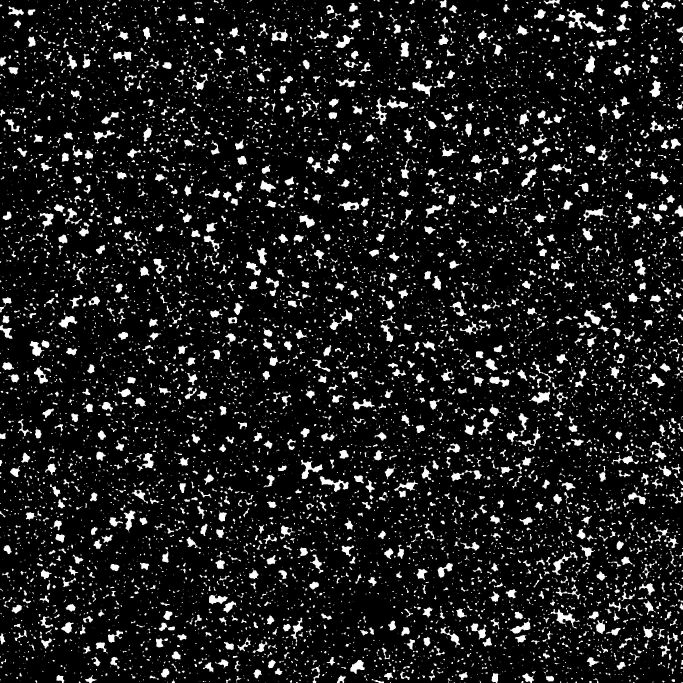
%> input picture Matlab Code/Pre-processing Stage/Single Particle Picking Evaluation Part/Expermental Results/FCM Clustering Images/ALDH7A1_UF_A3__0001.tif, 2048 x 2048 px (shown at 1/3 size)
$ octave AutoPicker_Demo.m   (GNU Octave 9; MATLAB toolbox functions it lacks are replaced by stand-ins)
%> lines starting %> are read from the running program, lines starting %| are printed output that depends on the picture
### Matlab Code/Pre-processing Stage/Signle Particle Detection_Demo/MRC Dataset/Our_Clustering1.m
function [cluster_image] = Our_Clustering1(im)
%UNTITLED Summary of this function goes here
%   Detailed explanation goes here
% douple the image
img=double(im);

[row,col,color_mp]= size(img);

% Convert the image from 2D to 1D image space...
img_vector = img(:);

% specify number of clusters
Clusters=4;

Cluster = cell(1,Clusters);
Cluster(:) = {zeros(size(img_vector,1),1);};

% Range
range = max(img_vector) - min(img_vector);

% Determine the # of steps
stepv = range/Clusters;
% Cluster initialization
K=stepv:stepv:max(img_vector);

for ii=1:size(img_vector,1)
    difference = abs(K-img_vector(ii));
    [y,ind]=min(difference);
    Cluster{ind}(ii)=img_vector(ii);
end

cluster_1=reshape(Cluster{1,1},[row col]);
C1=cluster_1;C1(cluster_1~=0)=1;
cluster_2=reshape(Cluster{1,2},[row col]);
C2=cluster_2;C2(cluster_2~=0)=2;
cluster_3=reshape(Cluster{1,3},[row col]);
C3=cluster_3;C3(cluster_3~=0)=3;
cluster_4=reshape(Cluster{1,4},[row col]);
C4=cluster_4;C4(cluster_4~=0)=4;
%
figure;suptitle('Clustering using Our Clustering');
subplot 221; imshow(C1);title('Cluster #1');
subplot 222; imshow(C2);title('Cluster #2');
subplot 223; imshow(C3);title('Cluster #3');
subplot 224; imshow(C4);title('Cluster #4');
%%
cluster1=bwareaopen(cluster_4,150);
figure; imshow(cluster1);title('CryoEM-Binary Mask Image');
binIM=cluster1;
SE=strel('disk',1);
cluster2=imdilate(binIM,SE);
k=imfill(cluster2,'holes');
BW = imclose(k,SE);imshow(BW,[]);
cluster3=bwareaopen(BW,50);
figure; imshow(cluster3);title('CryoEM-Binary Mask Image');
cluster_image=cluster3;

end

### Matlab Code/Pre-processing Stage/Signle Particle Detection_Demo/MRC Dataset/AutoPicker_Demo.m
clc; close all; clear all;

[img,path]=uigetfile('*.tif','Select an Image');
%> the answer given: ../../Single Particle Picking Evaluation Part/Expermental Results/FCM Clustering Images/ALDH7A1_UF_A3__0001.tif
% open the directory box
str=strcat(path,img);

% read the MRI image from the spesific directory
MRC=imread(str);
%> MRC is the input picture: size 2048x2048 uint8; min 0, max 255, mean 27.8
% imshow(input_im);
% FILE_NAME='ALDH7A1_UF_A3__0001.tif';
% MRC=imread(FILE_NAME);
z=mat2gray(MRC);
figure;imshow(z);title('CryoEM Image')

originalImage=MRC;
Inormalized = double(originalImage)./double(max(originalImage(:)));
figure;imshow(Inormalized);title('Original Cryo-EM Image')

limit=stretchlim(Inormalized);
%> limit = [0; 1]
ad=imadjust(Inormalized,[limit(1) limit(2)]);
figure;imshow(ad);title('CTF Image Adjusment')

I = histeq(ad);
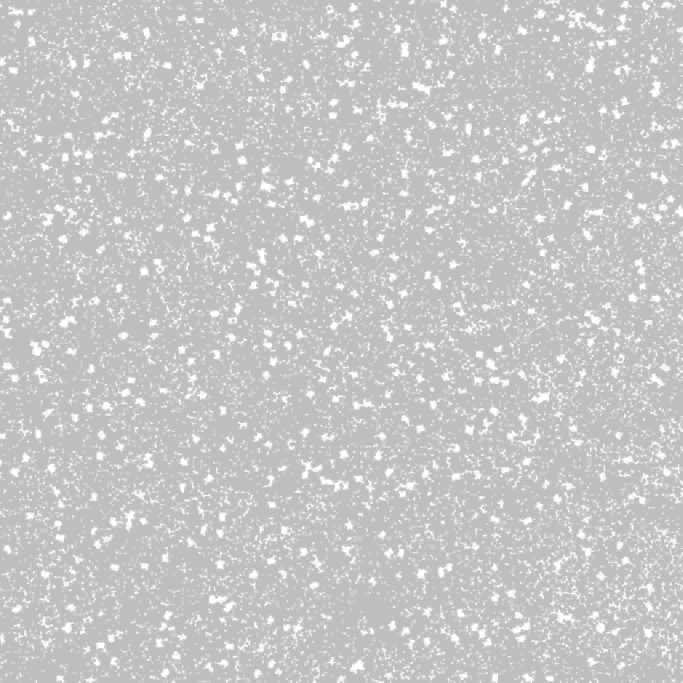
%> I: size 2048x2048 double (shown at 1/3 size); min 0.746, max 1, mean 0.781
K = wiener2(I,[3 3]);
% subplot(3,3,2); imshow(K);title('Restored Image');
I = histeq(K);
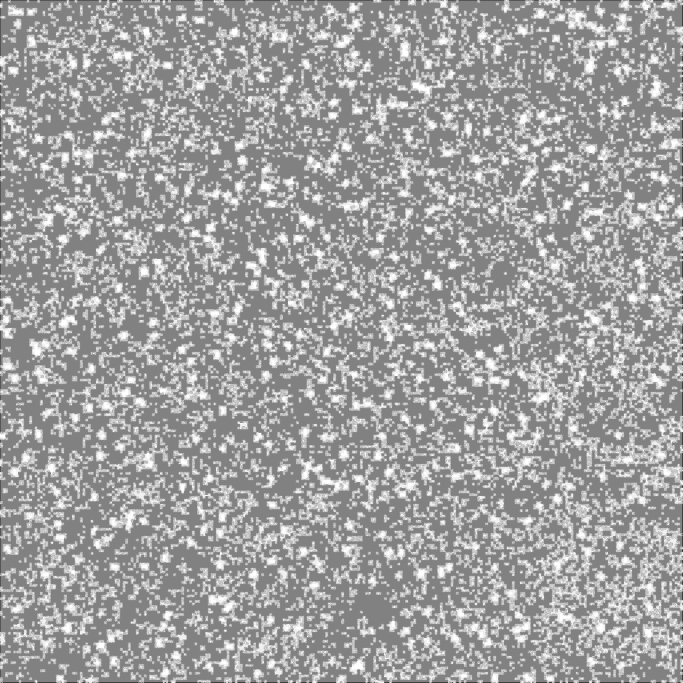
%> I: size 2048x2048 double (shown at 1/3 size); min 0, max 1, mean 0.632
% subplot(3,3,3);
figure;imshow(I);title('Cryo-EM Histo-Equalization')
% I1 = imcrop(I,[0.5 0.5 478 525]);
% figure;imshow(I1);title('Histo-Equalization')

g=adapthisteq(I,'clipLimit',.02,'Distribution','rayleigh');
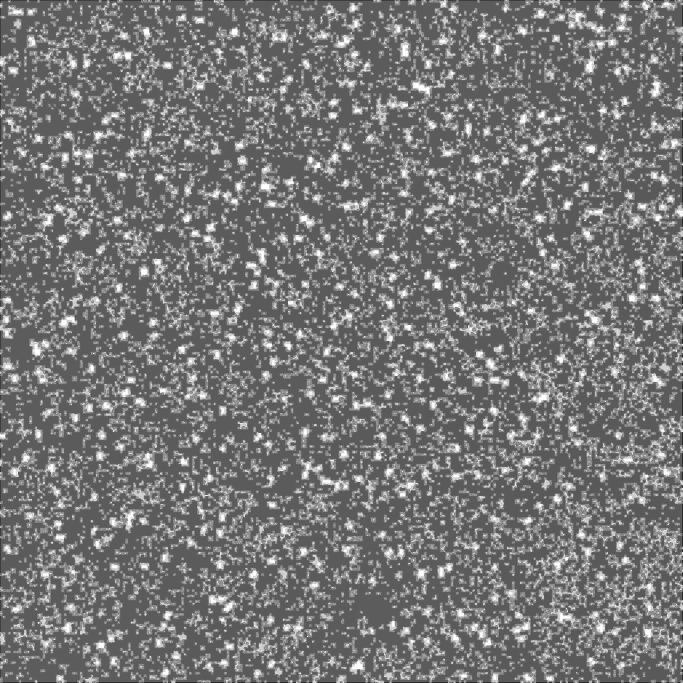
%> g: size 2048x2048 double (shown at 1/3 size); min 0, max 1, mean 0.469
% g1 = imcrop(g,[0.5 0.5 478 525]);
% figure;imshow(g1);title('Adaptive Histo-Equal.')
% subplot(3,3,4);
% imshow(g);title('Adaptive Cryo-EM Histo-Equal.')

im=adapthisteq(g,'clipLimit',.99,'Distribution','rayleigh');
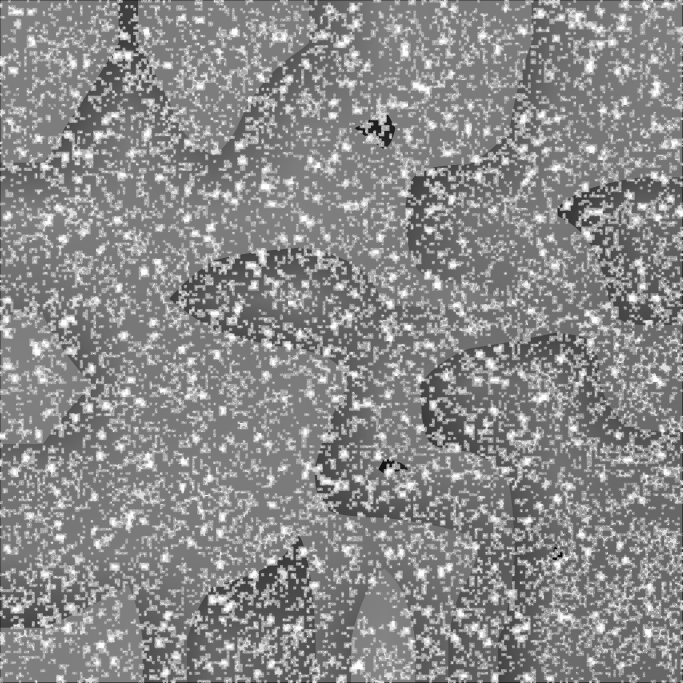
%> im: size 2048x2048 double (shown at 1/3 size); min 0, max 1, mean 0.547
% im1 = imcrop(im,[0.5 0.5 478 525]);
% figure;imshow(im1);title('Adaptive Histo-Equal.')
% subplot(3,3,5);
figure;imshow(im);title('Adaptive Cryo-EM Histo-Equal.')
%
im=imguidedfilter(im);im=imguidedfilter(im);
im=imguidedfilter(im);im=imguidedfilter(im);
im=imadjust(im);
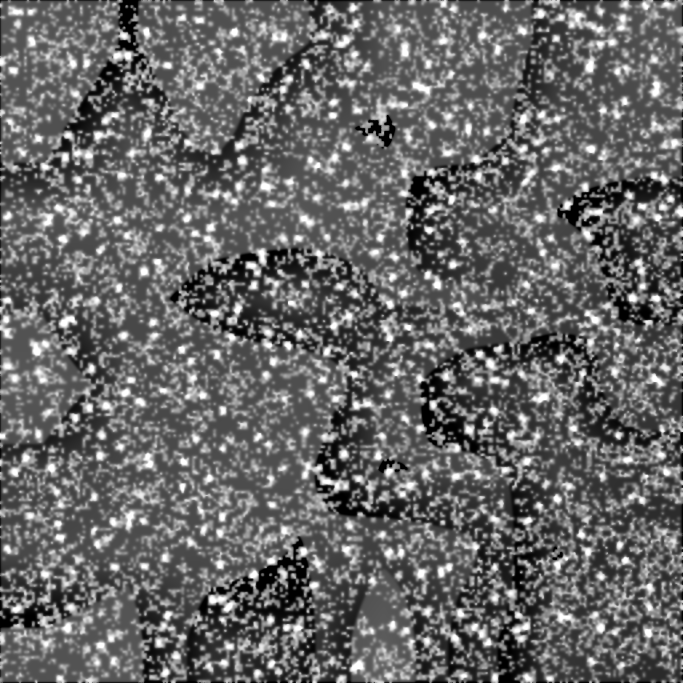
%> im: size 2048x2048 double (shown at 1/3 size); min 0, max 1, mean 0.408
% im2 = imcrop(im,[0.5 0.5 478 525]);
% figure;imshow(im2);title('Gaudided Filtering')
% imwrite(im2,'Labled_Image.png');
% subplot(3,3,6);
figure;imshow(im);title('Gaudided Filtering')

% [J, rect] = imcrop(im);
% J = im2;
% figure;imshow(J);

SE=strel('disk',5);J = imclose(im,SE);J2=imadjust(J,[.1,.9]);
%> after `J2=imadjust(J,[.1,.9])`:
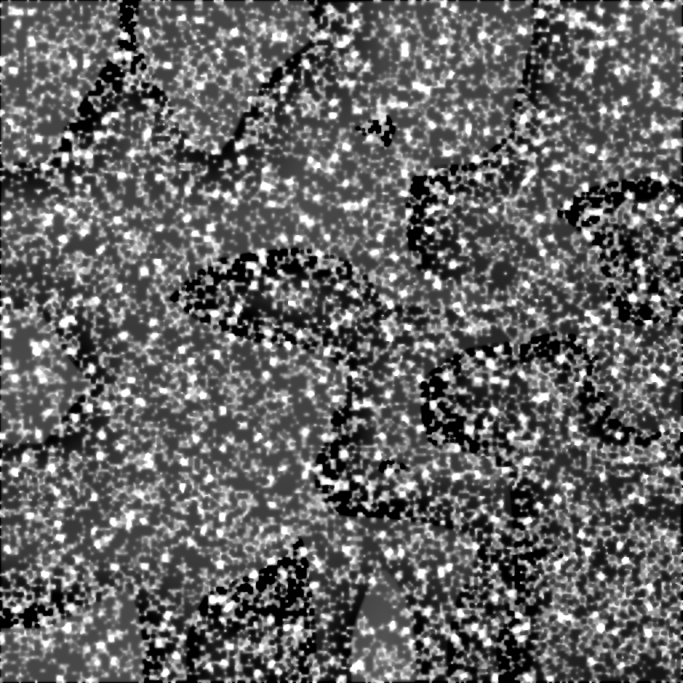
%> J2: size 2048x2048 double (shown at 1/3 size); min 0, max 1, mean 0.398
% J1 = imcrop(J,[0.5 0.5 478 525]);
% figure;imshow(J1);title('Morphological Operation')
% subplot(3,3,7);
figure;imshow(J2,[]);title('Post-processing Morphological Operation')

%% Clustering....
disp('_______________________________________________________________________');
disp('                                                                       ');
disp('        S I N G L E - P A R T I C L E - D E T E C T I O N ');
disp('                                                                       ');
disp('_______________________________________________________________________');
disp(' ');
disp('         1: Our Clustering Approach              ');
disp('         2: K-means Clustering Approach              ');
disp('         3: FCM Clustering Approach              ');
disp('         4: Exit ');
disp('_______________________________________________________________________');
disp(' ');
% choice=input('Selct your choice : ');
% if choice==1
% Our Approach
    tic;
    [cluster1] = Our_Clustering1(J2);
%> in Our_Clustering1, `range = max(img_vector) - min(img_vector);`: range = 1
%> in Our_Clustering1, `stepv = range/Clusters;`: stepv = 0.25
%> in Our_Clustering1, `K=stepv:stepv:max(img_vector);`: K = [0.25 0.5 0.75 1]
%> (the run ends here)
